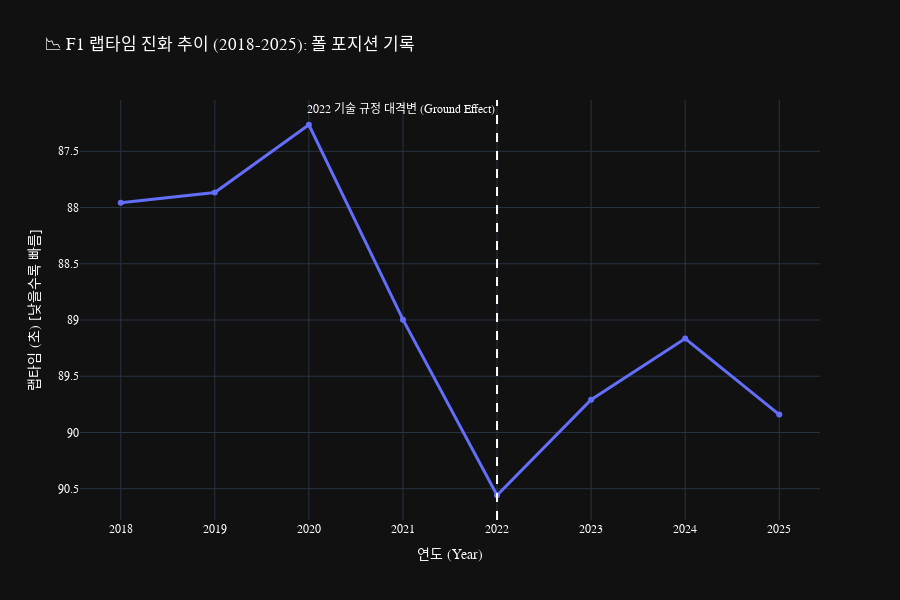

Notebook code cell kept with this figure:
### Code cell
def visualize_evolution(df):
    if df.empty:
        print("⚠️ 시각화할 데이터가 없습니다.")
        return

    fig = go.Figure()

    # 서킷 이름 한글 매핑 (필요시 추가)
    KOR_NAMES = {
        "Bahrain": "바레인", "Silverstone": "실버스톤", "Monza": "몬자",
        "Suzuka": "스즈카", "Barcelona": "바르셀로나"
    }

    for circuit in df['Circuit'].unique():
        subset = df[df['Circuit'] == circuit]
        korean_name = KOR_NAMES.get(circuit, circuit) # 매핑 없으면 영어 그대로

        fig.add_trace(go.Scatter(
            x=subset['Year'], y=subset['PoleTime'],
            mode='lines+markers',
            name=korean_name,
            line=dict(width=3)
        ))

    # 2022년 규정 대격변 표시
    fig.add_vline(
        x=2022,
        line_dash="dash",
        line_color="white",
        annotation_text="2022 기술 규정 대격변 (Ground Effect)",
        annotation_position="top left"
    )

    fig.update_layout(
        title="📉 F1 랩타임 진화 추이 (2018-2025): 폴 포지션 기록",
        xaxis_title="연도 (Year)",
        yaxis_title="랩타임 (초) [낮을수록 빠름]",
        template="plotly_dark",
        height=600,
        hovermode="x unified",
        # 한글 폰트 설정
        font=dict(
            family="Malgun Gothic, AppleGothic, sans-serif",
            size=12,
            color="white"
        )
    )
    # Y축 뒤집기 (시간은 작을수록 빠르므로)
    fig.update_yaxes(autorange="reversed")

    fig.show()

# === 실행 예시 ===
# 검색할 서킷 키워드 (부분 일치 검색)
target_circuits = ["Bahrain", "Silverstone", "Monza", "Suzuka", "Barcelona"]
evo_df = get_pole_evolution(target_circuits)
visualize_evolution(evo_df)

### Figure 1 — Plotly figure (JSON) as saved in the notebook; plotly's stock layout.template omitted (floating-point values rounded to 4 significant figures)
{"data": [{"line": {"width": 3}, "mode": "lines+markers", "name": "바레인", "x": [2018, 2019, 2020, 2021, 2022, 2023, 2024, 2025], "y": [87.96, 87.87, 87.26, 89.0, 90.56, 89.71, 89.17, 89.84], "type": "scatter"}], "layout": {"shapes": [{"line": {"color": "white", "dash": "dash"}, "type": "line", "x0": 2022, "x1": 2022, "xref": "x", "y0": 0, "y1": 1, "yref": "y domain"}], "annotations": [{"showarrow": false, "text": "2022 기술 규정 대격변 (Ground Effect)", "x": 2022, "xanchor": "right", "xref": "x", "y": 1, "yanchor": "top", "yref": "y domain"}], "font": {"family": "Malgun Gothic, AppleGothic, sans-serif", "size": 12, "color": "white"}, "title": {"text": "📉 F1 랩타임 진화 추이 (2018-2025): 폴 포지션 기록"}, "xaxis": {"title": {"text": "연도 (Year)"}}, "yaxis": {"title": {"text": "랩타임 (초) [낮을수록 빠름]"}, "autorange": "reversed"}, "height": 600, "hovermode": "x unified"}}
